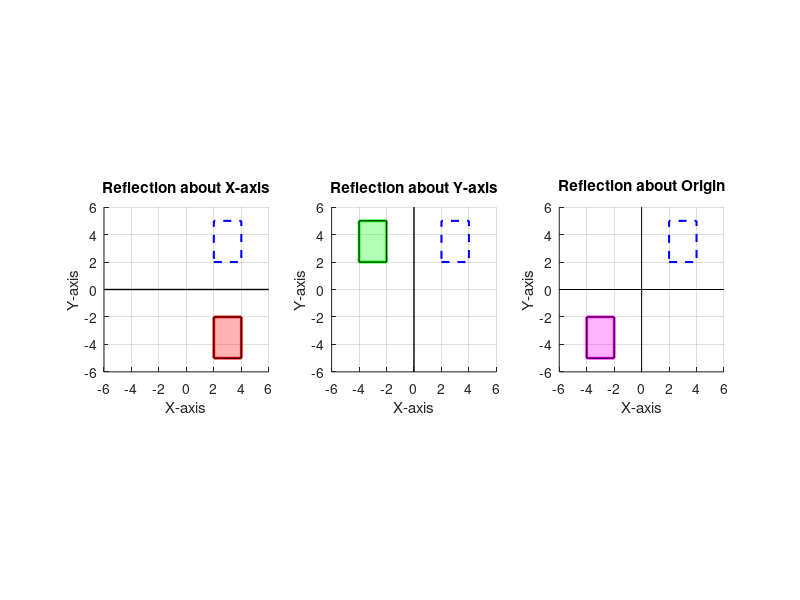

Here is the MATLAB script that generated this plot:
clc; clear; close all;

ORIGINAL_POINTS = [2, 2; 4, 2; 4, 5; 2, 5; 2, 2];

figure('Position', [100, 100, 1400, 400]);

subplot(1, 3, 1);
hold on; grid on; axis equal;
title('Reflection about X-axis');
xlabel('X-axis'); ylabel('Y-axis');
X_AXIS_REFLECTION = ORIGINAL_POINTS .* [1, -1];
plot(ORIGINAL_POINTS(:, 1), ORIGINAL_POINTS(:, 2), 'b--', 'LineWidth', 1.5);
plot(X_AXIS_REFLECTION(:, 1), X_AXIS_REFLECTION(:, 2), 'r-', 'LineWidth', 2);
fill(X_AXIS_REFLECTION(:, 1), X_AXIS_REFLECTION(:, 2), 'r', 'FaceAlpha', 0.3);
line([-6, 6], [0, 0], 'Color', 'k', 'LineWidth', 1);
xlim([-6, 6]); ylim([-6, 6]);

subplot(1, 3, 2);
hold on; grid on; axis equal;
title('Reflection about Y-axis');
xlabel('X-axis'); ylabel('Y-axis');
Y_AXIS_REFLECTION = ORIGINAL_POINTS .* [-1, 1];
plot(ORIGINAL_POINTS(:, 1), ORIGINAL_POINTS(:, 2), 'b--', 'LineWidth', 1.5);
plot(Y_AXIS_REFLECTION(:, 1), Y_AXIS_REFLECTION(:, 2), 'g-', 'LineWidth', 2);
fill(Y_AXIS_REFLECTION(:, 1), Y_AXIS_REFLECTION(:, 2), 'g', 'FaceAlpha', 0.3);
line([0, 0], [-6, 6], 'Color', 'k', 'LineWidth', 1);
xlim([-6, 6]); ylim([-6, 6]);

subplot(1, 3, 3);
hold on; grid on; axis equal;
title('Reflection about Origin');
xlabel('X-axis'); ylabel('Y-axis');
ORIGIN_REFLECTION = ORIGINAL_POINTS .* [-1, -1];
plot(ORIGINAL_POINTS(:, 1), ORIGINAL_POINTS(:, 2), 'b--', 'LineWidth', 1.5);
plot(ORIGIN_REFLECTION(:, 1), ORIGIN_REFLECTION(:, 2), 'm-', 'LineWidth', 2);
fill(ORIGIN_REFLECTION(:, 1), ORIGIN_REFLECTION(:, 2), 'm', 'FaceAlpha', 0.3);
line([-6, 6], [0, 0], 'Color', 'k', 'LineWidth', 0.5);
line([0, 0], [-6, 6], 'Color', 'k', 'LineWidth', 0.5);
xlim([-6, 6]); ylim([-6, 6]);
